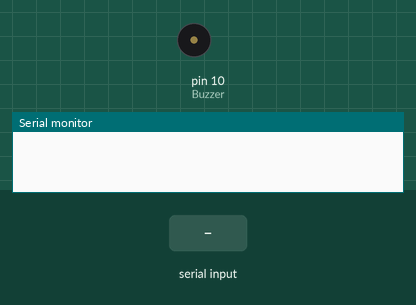
Simulated run of this sketch. Board: Arduino Uno, built with avr-gcc and run on an emulated ATmega328P. Shown: buzzer (waves = sounding), the last lines printed to the serial monitor. The test bench sets the inputs (shaded band).

Above: at 1.2 s.
1.3 s: "0" received over Serial
At 1.65 s:
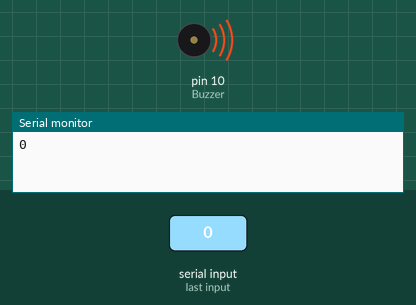
Timing chart, 0 to 4.3 s (numbered marks = the images above; inputs shaded):
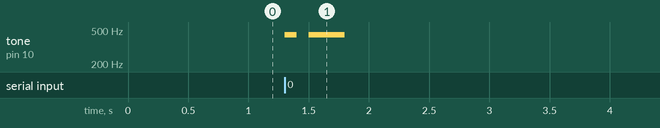

The sketch:

c3.ino
```cpp
char *morse[]={"01","1000","1010","100",
"0","0010","110","0000",
"00","0111","101","0100",
"11","10","111","0110",
"1101","010","000","1"
"001","0001","11","1001",
"1011","1100"};
const byte Buzzer =10;
char chr,index;
char*ptr;

void setup()
{
pinMode(Buzzer,OUTPUT);
Serial.begin(9600);
}

void loop() {
if(Serial.available())
{
chr = Serial.read();
Serial.println(chr);
if((chr-'A')>=0 && (chr-'Z')<=0)
index=chr-'A';
ptr=morse[index];
while(*ptr!='\0')
{
if(*ptr=='0')
{
tone(Buzzer,440,100);
delay(100);
}
else
{
tone(Buzzer,440,300);
delay(300);
}
ptr++;
delay(100);
}
delay(300);
}
}
```

Measured:
- after the input at 1.3 s, tone on pin 10 (Buzzer): silent → 440 Hz at once, → silent 0.10 s later, → 440 Hz 0.10 s later, → silent 0.30 s later
